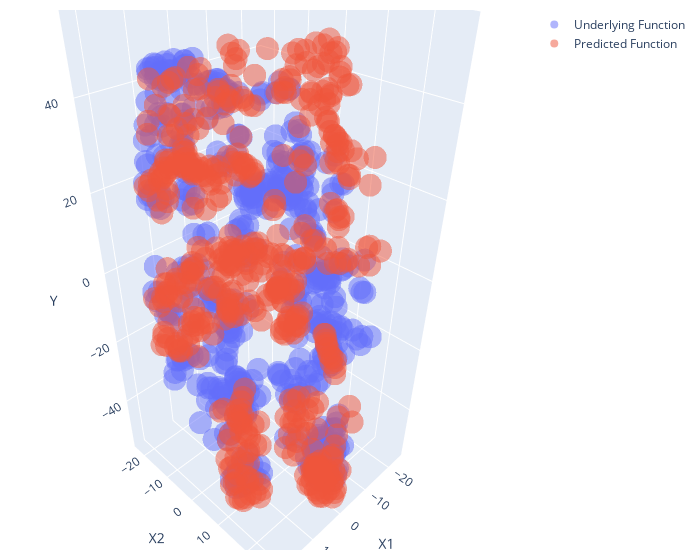

The code cell stored with this chart in its notebook:
### Code cell
from sklearn.manifold import TSNE
X_reduced = TSNE(n_components=2).fit_transform(x)
y_true_reduced = TSNE(n_components=1).fit_transform(y_true)
y_pred_reduced = TSNE(n_components=1).fit_transform(mlp(x))
print(f'X_reduced: {X_reduced.shape}, y_true_reduced: {y_true_reduced.shape}, y_pred_reduced: {y_pred_reduced.shape}')
plot_intereactive_3d(X_reduced,y_true_reduced,y_pred_reduced)

### Figure 1 — Plotly figure (JSON) as saved in the notebook; plotly's stock layout.template omitted (floating-point values rounded to 4 significant figures; data arrays with more than 128 entries replaced by an {"elided": "..."} marker saying what was removed)
{"data": [{"mode": "markers", "name": "Underlying Function", "opacity": 0.5, "type": "scatter3d", "x": {"elided": "500 float values"}, "y": {"elided": "500 float values"}, "z": {"elided": "500 float values"}}, {"mode": "markers", "name": "Predicted Function", "opacity": 0.5, "type": "scatter3d", "x": {"elided": "500 float values"}, "y": {"elided": "500 float values"}, "z": {"elided": "500 float values"}}], "layout": {"margin": {"b": 10, "l": 10, "r": 20, "t": 10}, "scene": {"xaxis": {"title": {"text": "X1"}}, "yaxis": {"title": {"text": "X2"}}, "zaxis": {"title": {"text": "Y"}}}, "width": 700}}
